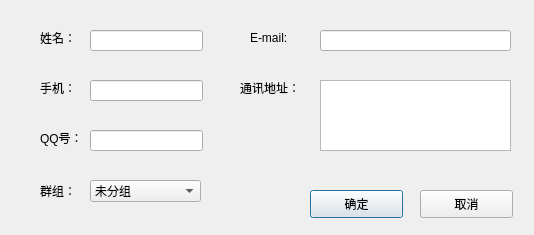
<?xml version="1.0" encoding="UTF-8"?>
<ui version="4.0">
 <class>Newcontact</class>
 <widget class="QDialog" name="Newcontact">
  <property name="geometry">
   <rect>
    <x>0</x>
    <y>0</y>
    <width>534</width>
    <height>235</height>
   </rect>
  </property>
  <property name="windowTitle">
   <string>添加联系人</string>
  </property>
  <property name="windowIcon">
   <iconset resource="resource.qrc">
    <normaloff>:/image/Resources/Images/add_user.png</normaloff>:/image/Resources/Images/add_user.png</iconset>
  </property>
  <widget class="QLabel" name="label_1">
   <property name="geometry">
    <rect>
     <x>40</x>
     <y>30</y>
     <width>51</width>
     <height>16</height>
    </rect>
   </property>
   <property name="text">
    <string>姓名：</string>
   </property>
  </widget>
  <widget class="QLabel" name="label_2">
   <property name="geometry">
    <rect>
     <x>40</x>
     <y>80</y>
     <width>51</width>
     <height>16</height>
    </rect>
   </property>
   <property name="text">
    <string>手机：</string>
   </property>
  </widget>
  <widget class="QLabel" name="label_3">
   <property name="geometry">
    <rect>
     <x>40</x>
     <y>130</y>
     <width>61</width>
     <height>16</height>
    </rect>
   </property>
   <property name="text">
    <string>QQ号：</string>
   </property>
  </widget>
  <widget class="QLabel" name="label_5">
   <property name="geometry">
    <rect>
     <x>240</x>
     <y>80</y>
     <width>72</width>
     <height>16</height>
    </rect>
   </property>
   <property name="text">
    <string>通讯地址：</string>
   </property>
  </widget>
  <widget class="QLineEdit" name="name">
   <property name="geometry">
    <rect>
     <x>90</x>
     <y>30</y>
     <width>113</width>
     <height>21</height>
    </rect>
   </property>
  </widget>
  <widget class="QLineEdit" name="pnum">
   <property name="geometry">
    <rect>
     <x>90</x>
     <y>80</y>
     <width>113</width>
     <height>21</height>
    </rect>
   </property>
   <property name="text">
    <string/>
   </property>
  </widget>
  <widget class="QLineEdit" name="qnum">
   <property name="geometry">
    <rect>
     <x>90</x>
     <y>130</y>
     <width>113</width>
     <height>21</height>
    </rect>
   </property>
   <property name="text">
    <string/>
   </property>
  </widget>
  <widget class="QPushButton" name="apply">
   <property name="geometry">
    <rect>
     <x>310</x>
     <y>190</y>
     <width>93</width>
     <height>28</height>
    </rect>
   </property>
   <property name="text">
    <string>确定</string>
   </property>
  </widget>
  <widget class="QLabel" name="label_6">
   <property name="geometry">
    <rect>
     <x>40</x>
     <y>180</y>
     <width>72</width>
     <height>21</height>
    </rect>
   </property>
   <property name="text">
    <string>群组：</string>
   </property>
  </widget>
  <widget class="QComboBox" name="group">
   <property name="geometry">
    <rect>
     <x>90</x>
     <y>180</y>
     <width>111</width>
     <height>22</height>
    </rect>
   </property>
   <item>
    <property name="text">
     <string>未分组</string>
    </property>
   </item>
   <item>
    <property name="text">
     <string>家人</string>
    </property>
   </item>
   <item>
    <property name="text">
     <string>朋友</string>
    </property>
   </item>
   <item>
    <property name="text">
     <string>同事</string>
    </property>
   </item>
  </widget>
  <widget class="QPushButton" name="cancel">
   <property name="geometry">
    <rect>
     <x>420</x>
     <y>190</y>
     <width>93</width>
     <height>28</height>
    </rect>
   </property>
   <property name="text">
    <string>取消</string>
   </property>
  </widget>
  <widget class="QLabel" name="label_4">
   <property name="geometry">
    <rect>
     <x>250</x>
     <y>30</y>
     <width>72</width>
     <height>15</height>
    </rect>
   </property>
   <property name="text">
    <string>E-mail:</string>
   </property>
  </widget>
  <widget class="QLineEdit" name="email">
   <property name="geometry">
    <rect>
     <x>320</x>
     <y>30</y>
     <width>191</width>
     <height>21</height>
    </rect>
   </property>
   <property name="text">
    <string/>
   </property>
  </widget>
  <widget class="QPlainTextEdit" name="address">
   <property name="geometry">
    <rect>
     <x>320</x>
     <y>80</y>
     <width>191</width>
     <height>71</height>
    </rect>
   </property>
  </widget>
 </widget>
 <resources>
  <include location="resource.qrc"/>
 </resources>
 <connections>
  <connection>
   <sender>cancel</sender>
   <signal>clicked()</signal>
   <receiver>Newcontact</receiver>
   <slot>close()</slot>
   <hints>
    <hint type="sourcelabel">
     <x>336</x>
     <y>263</y>
    </hint>
    <hint type="destinationlabel">
     <x>199</x>
     <y>149</y>
    </hint>
   </hints>
  </connection>
 </connections>
</ui>
